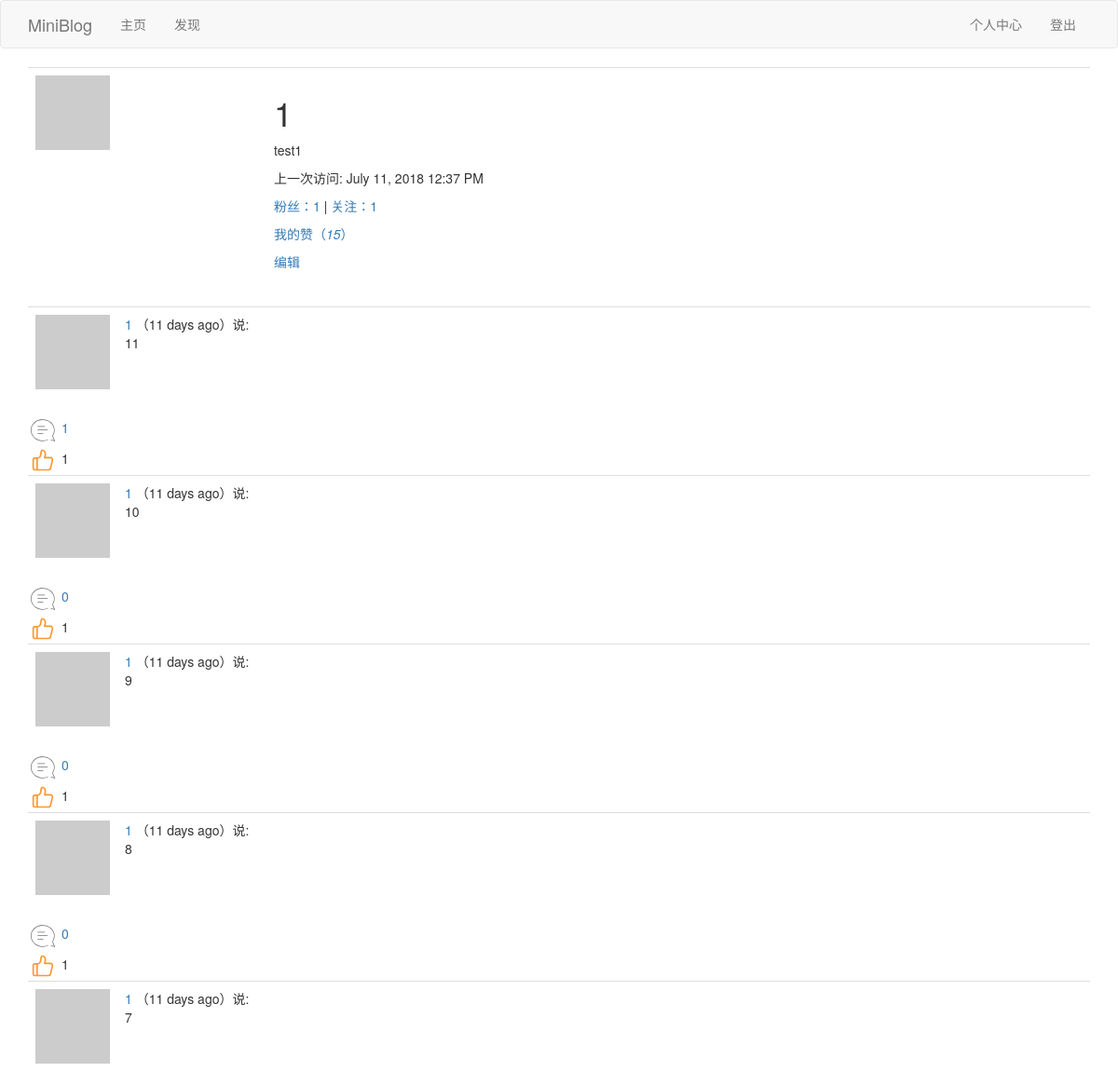
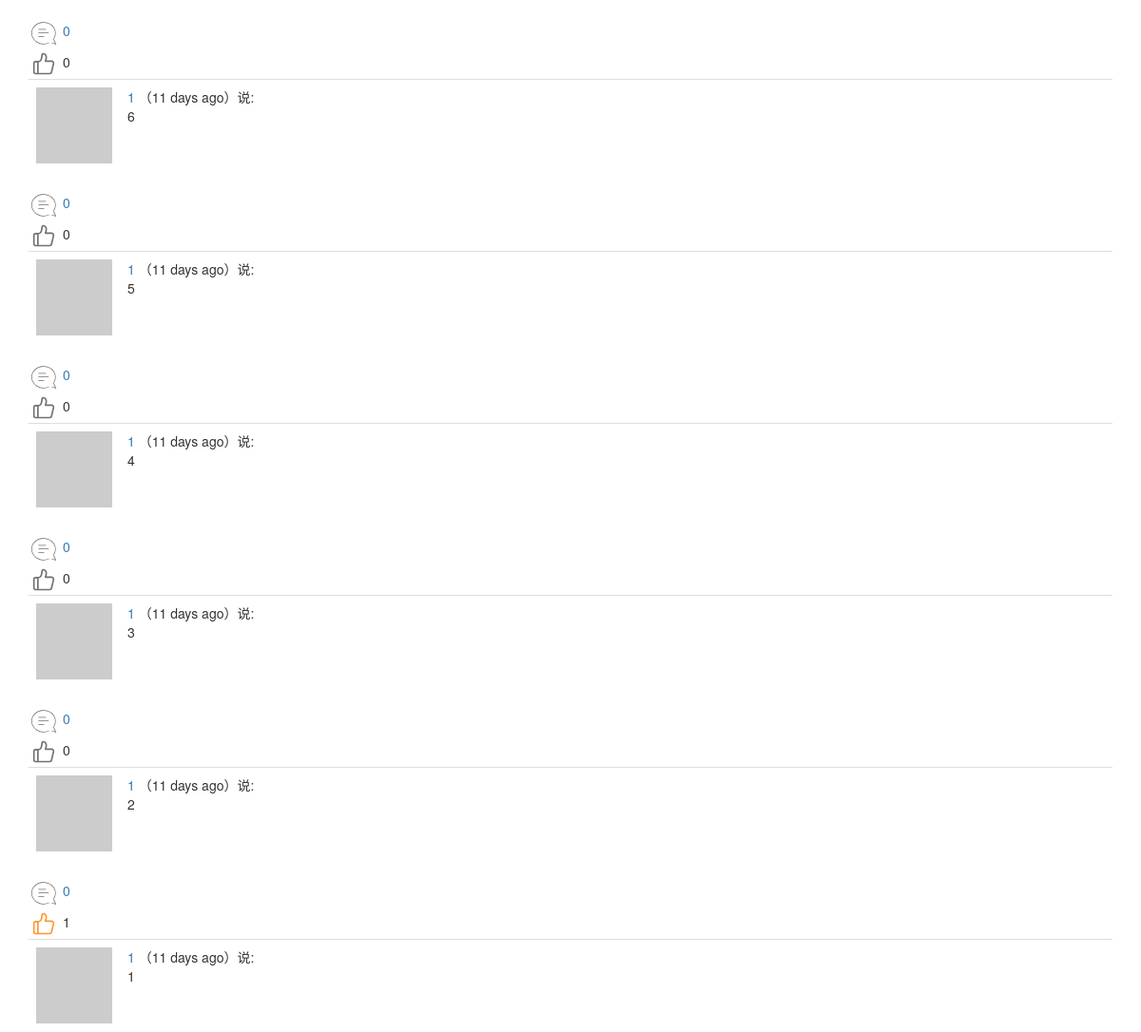
Before: /user/1 (signed in, upper part) with the older database file (2 pictures, top to bottom).
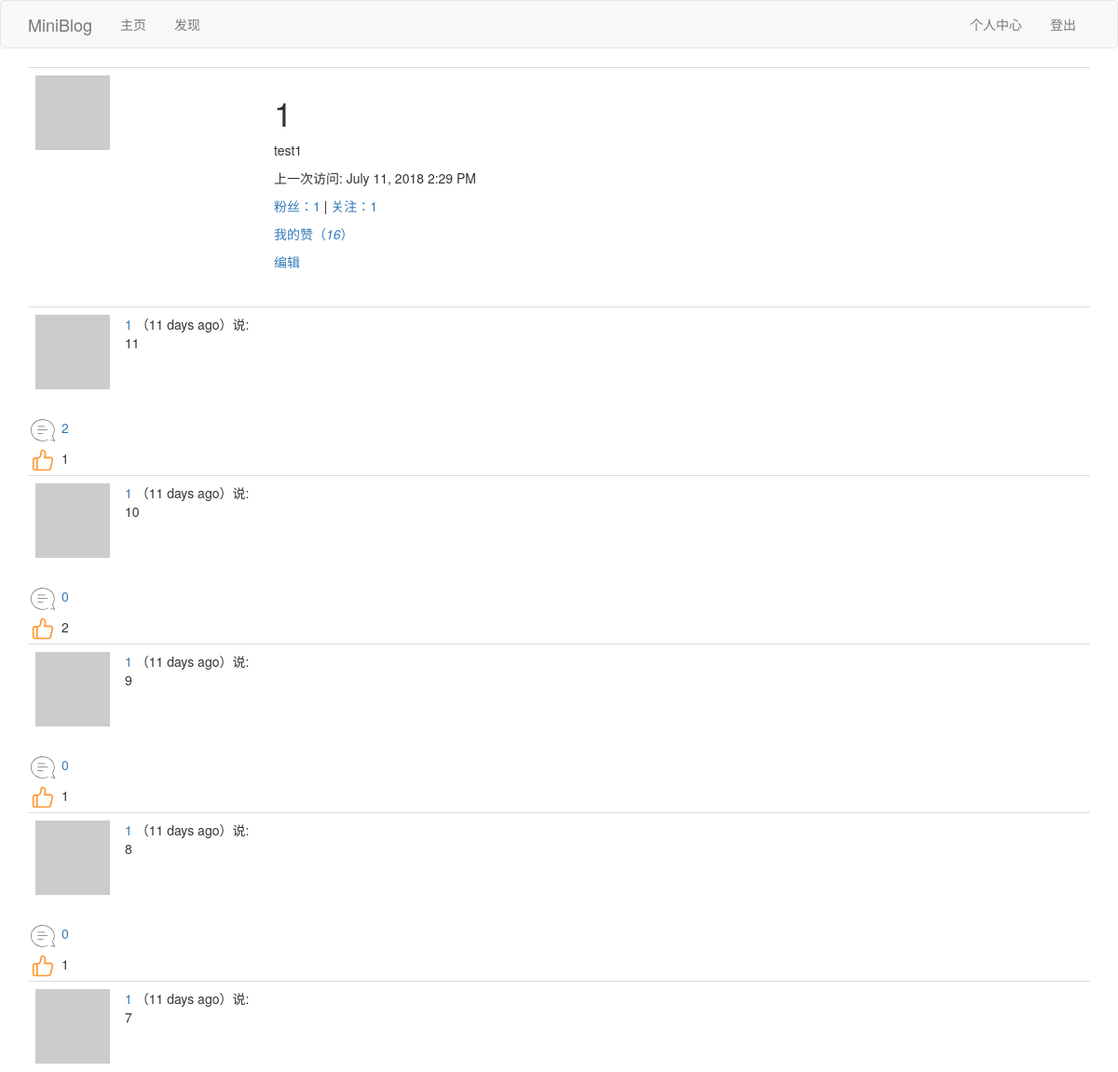
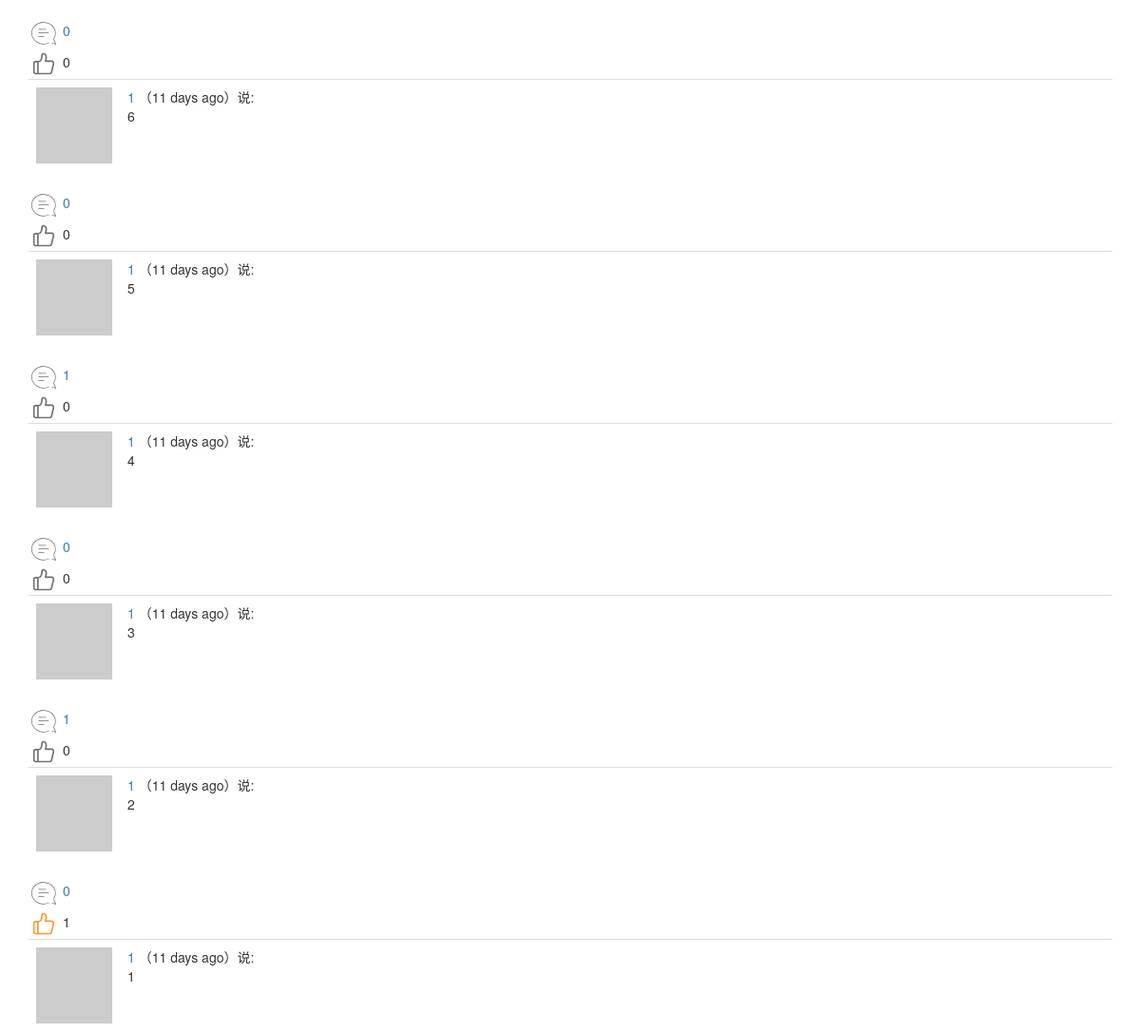
After: the same page with the newer database file (2 pictures, top to bottom).
### app/models.py (models this page shows, shortened)
class User(UserMixin,db.Model):
	__tablename__ = 'user'
	id = db.Column(db.Integer,primary_key=True)
	username = db.Column(db.String(64),index=True,unique=True)
	email = db.Column(db.String(64),index=True,unique=True)
	password_hash = db.Column(db.String(128))
	about_me = db.Column(db.String(140))
	last_seen = db.Column(db.DateTime,default=datetime.utcnow)
	posts = db.relationship('Post',backref='author',lazy='dynamic')
	comments = db.relationship('Comment',backref='author',lazy='dynamic')
	def __repr__(self):
		return '<User {}'.format(self.username)
	__str__ = __repr__
	def avatar(self,size):
		digest = md5(self.email.lower().encode('utf-8')).hexdigest()
		return r'https://www.gravatar.com/avatar/{}?d=identicon&s={}'.format(digest,size)
	thumbed = db.relationship('Post',secondary=thumb_ups,
		backref=db.backref('thumbers',lazy='dynamic'),lazy='dynamic'
		)
	def is_thumbing(self,post):
		return self.thumbed.filter(thumb_ups.c.thumbed_id == post.id).count()>0
	followed = db.relationship('User',secondary=followers,
		primaryjoin=(followers.c.follower_id == id),
		secondaryjoin=(followers.c.followed_id == id),
		backref=db.backref('followers',lazy='dynamic'),lazy='dynamic'
		)

class Post(db.Model):
	__tablename__ = 'post'
	id = db.Column(db.Integer, primary_key=True)
	body = db.Column(db.String(140))
	timestamp = db.Column(db.DateTime, index=True, default=datetime.utcnow)
	language = db.Column(db.String(5))
	user_id = db.Column(db.Integer, db.ForeignKey('user.id'))
	comments = db.relationship('Comment',backref='mainpost',lazy='dynamic')

### app/main/views.py (the view)
@bp.route('/user/<username>')
@login_required
def user(username):
	user = User.query.filter_by(username=username).first_or_404()
	page = request.args.get('page',1,type=int)
	posts = user.posts.order_by(Post.timestamp.desc()).paginate(
		page,current_app.config['POSTS_PER_PAGE'],False)
	next_url = url_for('main.user',username=username,page=posts.next_num) if posts.has_next else None
	prev_url = url_for('main.user',username=username,page=posts.prev_num) if posts.has_prev else None
	return render_template('user.html',user=user,posts=posts.items,next_url=next_url, prev_url=prev_url)

### app/main/views.py (called while the page is built)
@bp.before_app_request
def before_request():
	if current_user.is_authenticated:
		current_user.last_seen = datetime.utcnow()
		db.session.commit()
		g.comment_form = CommentForm()
	g.locale = str(get_locale())

### app/models.py (called while the page is built)
@login.user_loader
def load_user(id):
	return User.query.get(int(id))

### app/main/templates/user.html (shortened to what this page needs)
{% extends "base.html" %}
{% block app_content %}
	<table class="table table-hover">
        <tr>
            <td width="256px"><img src="{{ user.avatar(256) }}"></td>
            <td>
            	<h1>{{ user.username }}</h1>
            	{% if user.about_me %}<p>{{ user.about_me }}</p>{% endif %}
                {% if user.last_seen %}<p>{{_("上一次访问")}}: {{ moment(user.last_seen).format('LLL') }}</p>{% endif %}
                <p>
                    <a id="follower_num" href="{{ url_for('main.follower_list',username=user.username) }}">{{_("粉丝")}}：{{ user.followers.count() }}</a>
                    |
                    <a id="followed_num" href="{{ url_for('main.followed_list',username=user.username) }}">{{_("关注")}}：{{ user.followed.count() }} </a>
                </p>
                <p><a href="{{ url_for('main.thumbup_list',username=user.username) }}">{{_("我的赞")}}<span>（<em id="thumbed_num">{{ user.thumbed.count() }}</em>）</span></a></p>
                {% if user == current_user %}
                    <p><a href="{{ url_for('main.edit_profile') }}">{{_("编辑")}}</a></p>
                {% elif current_user.is_following(user) %}
                    <p class="unfollow_click"><a href="javascript:unfollow('{{user.username}}');">{{_("取消关注")}}</a></p>
                    <p class="follow_click" style="display: none;"><a href="javascript:follow('{{user.username}}');">{{_("点击关注")}}</a></p>
                {% else %}
                    <p class="follow_click"><a href="javascript:follow('{{user.username}}');">{{_("点击关注")}}</a></p>
                    <p class="unfollow_click" style="display: none;"><a href="javascript:unfollow('{{user.username}}');">{{_("取消关注")}}</a></p>
                {% endif %}
            </td>
        </tr>
    </table>
    {% if posts %}
    	{% for post in posts %}
    		{% include "_post.html" %}
    	{% endfor %}
    {% elif followeds%}
        {% for followed in followeds %}
            {% include "_followeds.html" %}
        {% endfor %}
    {% else %}
        {% for follower in followers %}
            {% include "_followers.html" %}
        {% endfor %}
    {% endif %}
{% endblock %}

### app/main/templates/base.html (shortened to what this page needs)
{% extends 'bootstrap/base.html' %}
{% block navbar %}
    <nav class="navbar navbar-default">
        <div class="container">
            <div class="navbar-header">
                <a class="navbar-brand" href="{{ url_for('main.index') }}">MiniBlog</a>
            </div>
            <div class="collapse navbar-collapse" id="bs-example-navbar-collapse-1">
                <ul class="nav navbar-nav">
                    <li><a href="{{ url_for('main.index') }}">{{_("主页")}}</a></li>
                    <li><a href="{{ url_for('main.explore') }}">{{_("发现")}}</a></li>
                </ul>
                <ul class="nav navbar-nav navbar-right">
                    {% if current_user.is_anonymous %}
                    <li><a href="{{ url_for('auth.login') }}">{{_("登陆")}}</a></li>
                    {% else %}
                    <li><a href="{{ url_for('main.user', username=current_user.username) }}">{{_("个人中心")}}</a></li>
                    <li><a href="{{ url_for('auth.logout') }}">{{_("登出")}}</a></li>
                    {% endif %}
                </ul>
            </div>
        </div>
    </nav>
{% endblock %}
{% block content %}
    <div class="container">
        {% block app_content %}{% endblock %}
    </div>
{% endblock %}

### app/main/templates/_post.html (shortened to what this page needs)
 <table class="table table-hover">
    <tr>
        <td width="70px">
            <a href="{{ url_for('main.user', username=post.author.username) }}">
                <img src="{{ post.author.avatar(70) }}" />
            </a>
        </td>
        <td>
            <a href="{{ url_for('main.user', username=post.author.username) }}">
                {{ post.author.username }}
            </a>
            （{{ moment(post.timestamp).fromNow() }}）{{_('说')}}:
            <br>
            <span id="post{{post.id}}">{{ post.body }}</span>
        </td>
    </tr>
</table>
{% include "_social.html" %}

### app/main/templates/_social.html (shortened to what this page needs)
<div id="comment{{post.id}}">
	<a href="javascript:get_comment('{{post.id}}');"><img src="{{url_for('static',filename='pl.png')}}" />
    <span>{{ post.comments.count() }}</span>
    </a>
</div>
{% if current_user.is_thumbing(post) %}
<div id="after_zan{{post.id}}" ><a href="javascript:after_zan('{{post.id}}');"><img src="{{url_for('static',filename='after_zan.png')}}" /></a>
    <span>{{ post.thumbers.count() }}</span>
</div>
{% else %}
<div id="before_zan{{post.id}}"><a href="javascript:before_zan('{{post.id}}');"><img src="{{url_for('static',filename='before_zan.png')}}" /></a>
    <span>{{ post.thumbers.count() }}</span>
</div>
{% endif %}

### app/social/templates/_comment_form.html (shortened to what this page needs)
{% import 'bootstrap/wtf.html' as wtf %}

Changed rows visible on the page:
changed User "test1": last_seen "July 11, 2018 12:37 PM" → "July 11, 2018 2:29 PM"
computed for Post (number 1 of 11 on the later page): comments.count "1" → "2"
computed for Post (number 2 of 11 on the later page): thumbers.count "1" → "2"
computed for Post (number 7 of 11 on the later page): comments.count "0" → "1"
computed for Post (number 9 of 11 on the later page): comments.count "0" → "1"
Other visible differences:
{{ user.thumbed.count() }}: "15" → "16"
